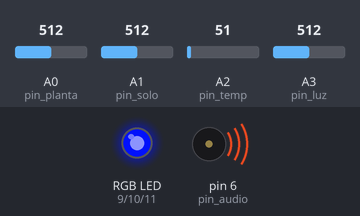
A sketch run on a simulated Arduino Nano, built with avr-gcc and run on an emulated ATmega328P. Shown: an RGB LED mixed from three pins (HIGH = lit), buzzer (waves = sounding). The test bench sets the inputs (shaded band); at power-on: A0 (pin_planta) = 512, A3 (pin_luz) = 512, A1 (pin_solo) = 512, A2 (pin_temp) = 51. Dim RGB values are drawn brighter than linear; pins used as bus, display or sensor lines are not drawn.

Above: at 1.2 s.
1.3 s: A0 (pin_planta) set to 490
At 2.1 s:
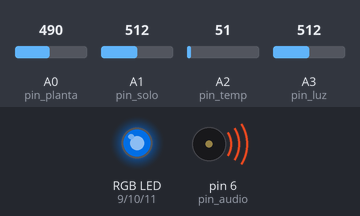
2.9 s: A3 (pin_luz) set to 992
5.9 s: A0 (pin_planta) set to 459
At 7.2 s:
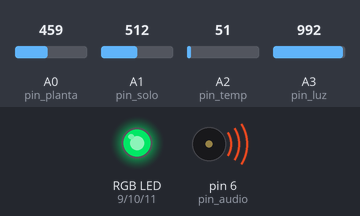
8.9 s: A0 (pin_planta) set to 510
At 9.7 s:
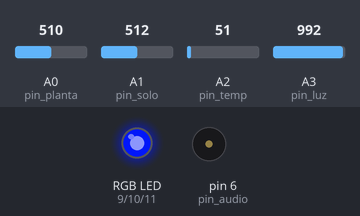
10.4 s: A0 (pin_planta) set to 331
At 11.6 s:
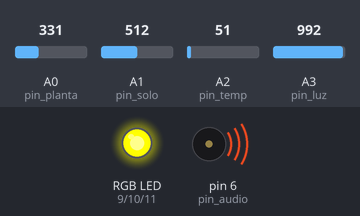
13.4 s: A0 (pin_planta) set to 351
At 15.0 s:
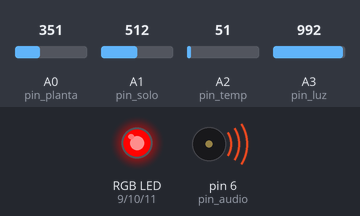
Timing chart, 0 to 16.9 s (numbered marks = the images above; inputs shaded):
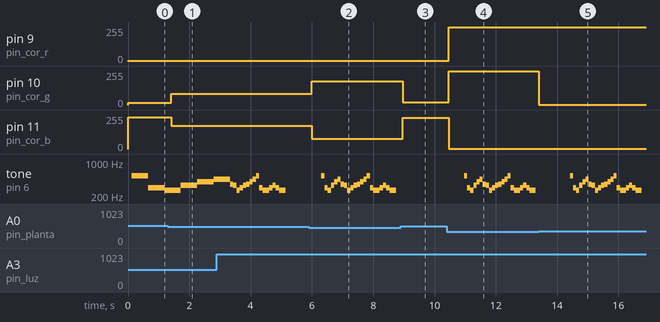

Measured:
- the behaviour switches between 473 and 472 on A0 (pin_planta) (found by bisection; images 1 and 2)
- after the input at 1.3 s, pin 10 (pin_cor_g): 16/255 → 83/255 after 0.11 s; pin 11 (pin_cor_b): 240/255 → 173/255 after 0.11 s
- after the input at 5.9 s, pin 10 (pin_cor_g): 83/255 → 178/255 after 0.10 s; pin 11 (pin_cor_b): 173/255 → 78/255 after 0.10 s; tone on pin 6 (pin_audio): plays 523 Hz for 0.11 s, 294 Hz for 0.11 s, 262 Hz for 0.11 s, 330 Hz for 0.11 s, 392 Hz for 0.11 s, 440 Hz for 0.11 s … (21 notes in this stretch), starting after 0.41 s
- after the input at 8.9 s, pin 10 (pin_cor_g): 178/255 → 22/255 after 0.06 s; pin 11 (pin_cor_b): 78/255 → 234/255 after 0.06 s; tone on pin 6 (pin_audio): stops changing and stays silent
- after the input at 10.4 s, pin 9 (pin_cor_r): 1/255 → 255/255 after 0.06 s; pin 10 (pin_cor_g): 22/255 → 255/255 after 0.06 s
- after the input at 13.4 s, pin 9 (pin_cor_r): 255/255 → 253/255 at once; pin 10 (pin_cor_g): 255/255 → 3/255 at once
- by itself, tone on pin 6 (pin_audio): plays 349 Hz for 0.11 s, 330 Hz for 0.11 s, 262 Hz for 0.11 s, 294 Hz for 0.11 s, 330 Hz for 0.11 s, 349 Hz for 0.11 s … (15 notes in this stretch)

The sketch:

vestivel_arduino.ino
```cpp
 /*
 NANO HIPERBOT

 ANALOG PINS

 0 GSR / PLANTRONIC
 1 SOLO / HUMIDADE
 2 TEMPERATURA
 3 LDR / LUZ

 DIGITAL PINS

 0 TX
 1 RX
 2 BARGRAPH CLOCK
 3 BARGRAPH RESET
 8 AUDIO OUT
 9 R
 10 G
 11 B

 */

int C = 262, D = 294, E = 330, F = 349, G = 392, A = 440, B = 523, P = 0;

int ode[]   = {
  G,B,D,C,E,G,A,F,E,
  C,D,E,F,G,A,B,D,C,C,D,E,D,C,C,
};
int tempo[] = {
  1,1,1,1,1,1,1,1,1,1,1,1,1.5,1,.5,1,1,
  1,1,1,1,1,1,1,1,2,1,1,1,1.5,1,.5,1,1,
};

int pin_planta = A0;
int pin_solo   = A1;
int pin_temp   = A2;
int pin_luz    = A3;

int pin_bgraphclock = 2;
int pin_bgraphreset = 3;
int pin_audio       = 6;
int pin_cor_r       = 9;
int pin_cor_g       = 10;
int pin_cor_b       = 11;

int val_planta_raw=0;
int val_planta = 0;
int val_solo = 0;
int val_temp = 0;
int val_luz = 0;

boolean is_playing = true;

int music_index = 0;
unsigned long music_millis = 0;
unsigned int music_cycle = 100;

unsigned long pause_millis = 0;
unsigned int pause_cycle = 1000;

void setup() {
  pinMode(pin_bgraphclock, OUTPUT);
  pinMode(pin_bgraphreset, OUTPUT);
  pinMode(pin_audio, OUTPUT);
  pinMode(pin_cor_r, OUTPUT);
  pinMode(pin_cor_g, OUTPUT);
  pinMode(pin_cor_b, OUTPUT);
}

void loop(){

  val_planta_raw = analogRead(A0);
  val_planta = map(analogRead(pin_planta), 350, 600, 0, 1023);
  val_solo = analogRead(pin_solo);
  val_temp = analogRead(pin_temp);
  val_luz = analogRead(pin_luz);
  // BARGRAPH
  int n = val_planta * 10 / 1023;

  for (int i = 0; i < n; i++){
    bgraph_clock();
  }
  bgraph_reset();

  // MUSIC

  if(!is_playing && cycleCheck(&pause_millis, pause_cycle) && val_planta < 500){
    is_playing = true;
    music_index = 0;
    music_millis = millis();
  }

  if(is_playing && cycleCheck(&music_millis, music_cycle)){
    if(music_index < sizeof(ode) / sizeof(int) - 1){
      music_index++;
      if(ode[music_index] != 0){
        tone(pin_audio,ode[music_index]);
      }
      else {
        noTone(pin_audio);
      }
      music_cycle = tempo[music_index] * (1023 -val_luz);
    }
    else {
      is_playing = false;
      pause_millis = millis();
      noTone(pin_audio);
    }
  }

  RGBroutine();

  delay(100);

}

void bgraph_clock(){
  digitalWrite(pin_bgraphclock, HIGH);
  delay(1);
  digitalWrite(pin_bgraphclock, LOW);
}

void bgraph_reset(){
  digitalWrite(pin_bgraphreset, HIGH);
  delay(1);
  digitalWrite(pin_bgraphreset, LOW);
}

boolean cycleCheck(unsigned long *lastMillis, unsigned int cycle)
{
  unsigned long currentMillis = millis();
  if(currentMillis - *lastMillis >= cycle)
  {
    *lastMillis = currentMillis;
    return true;
  }
  else
    return false;
}


void RGBroutine()
{
  int potVal = val_planta;
  int redVal = 0;
  int grnVal = 0;
  int bluVal = 0;

  if (potVal < 341)
  {
    potVal = (potVal * 3) / 4;
    redVal = 256 - potVal;
    grnVal = potVal;
    bluVal = 1;
  }
  else if (potVal < 682)
  {
    potVal = ((potVal - 341) * 3) / 4;
    redVal = 1;
    grnVal = 256 - potVal;
    bluVal = potVal;
  }
  else
  {
    potVal = ((potVal - 683) * 3) / 4;
    redVal = potVal;
    grnVal = 1;
    bluVal = 256 - potVal;
  }
  analogWrite(pin_cor_r, redVal);
  analogWrite(pin_cor_g, grnVal);
  analogWrite(pin_cor_b, bluVal);

}
```
